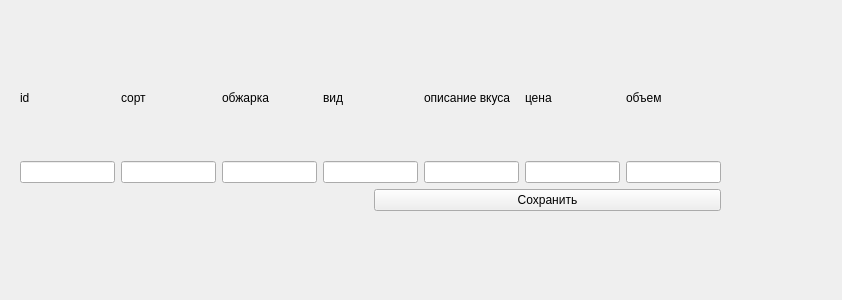
<?xml version="1.0" encoding="UTF-8"?>
<ui version="4.0">
 <class>Form</class>
 <widget class="QWidget" name="Form">
  <property name="geometry">
   <rect>
    <x>0</x>
    <y>0</y>
    <width>842</width>
    <height>300</height>
   </rect>
  </property>
  <property name="windowTitle">
   <string>Form</string>
  </property>
  <widget class="QWidget" name="verticalLayoutWidget">
   <property name="geometry">
    <rect>
     <x>20</x>
     <y>40</y>
     <width>701</width>
     <height>171</height>
    </rect>
   </property>
   <layout class="QVBoxLayout" name="verticalLayout">
    <item>
     <layout class="QHBoxLayout" name="horizontalLayout_2">
      <item>
       <widget class="QLabel" name="label">
        <property name="text">
         <string>id</string>
        </property>
       </widget>
      </item>
      <item>
       <widget class="QLabel" name="label_2">
        <property name="text">
         <string>сорт</string>
        </property>
       </widget>
      </item>
      <item>
       <widget class="QLabel" name="label_3">
        <property name="text">
         <string>обжарка</string>
        </property>
       </widget>
      </item>
      <item>
       <widget class="QLabel" name="label_4">
        <property name="text">
         <string>вид</string>
        </property>
       </widget>
      </item>
      <item>
       <widget class="QLabel" name="label_5">
        <property name="text">
         <string>описание вкуса</string>
        </property>
       </widget>
      </item>
      <item>
       <widget class="QLabel" name="label_6">
        <property name="text">
         <string>цена</string>
        </property>
       </widget>
      </item>
      <item>
       <widget class="QLabel" name="label_7">
        <property name="text">
         <string>объем</string>
        </property>
       </widget>
      </item>
     </layout>
    </item>
    <item>
     <layout class="QHBoxLayout" name="horizontalLayout">
      <item>
       <widget class="QLineEdit" name="lineEdit"/>
      </item>
      <item>
       <widget class="QLineEdit" name="lineEdit_2"/>
      </item>
      <item>
       <widget class="QLineEdit" name="lineEdit_3"/>
      </item>
      <item>
       <widget class="QLineEdit" name="lineEdit_4"/>
      </item>
      <item>
       <widget class="QLineEdit" name="lineEdit_5"/>
      </item>
      <item>
       <widget class="QLineEdit" name="lineEdit_6"/>
      </item>
      <item>
       <widget class="QLineEdit" name="lineEdit_7"/>
      </item>
     </layout>
    </item>
    <item>
     <layout class="QHBoxLayout" name="horizontalLayout_3">
      <item>
       <widget class="QLabel" name="label_8">
        <property name="text">
         <string/>
        </property>
       </widget>
      </item>
      <item>
       <widget class="QPushButton" name="pushButton">
        <property name="text">
         <string>Сохранить</string>
        </property>
       </widget>
      </item>
     </layout>
    </item>
   </layout>
  </widget>
 </widget>
 <resources/>
 <connections/>
</ui>
